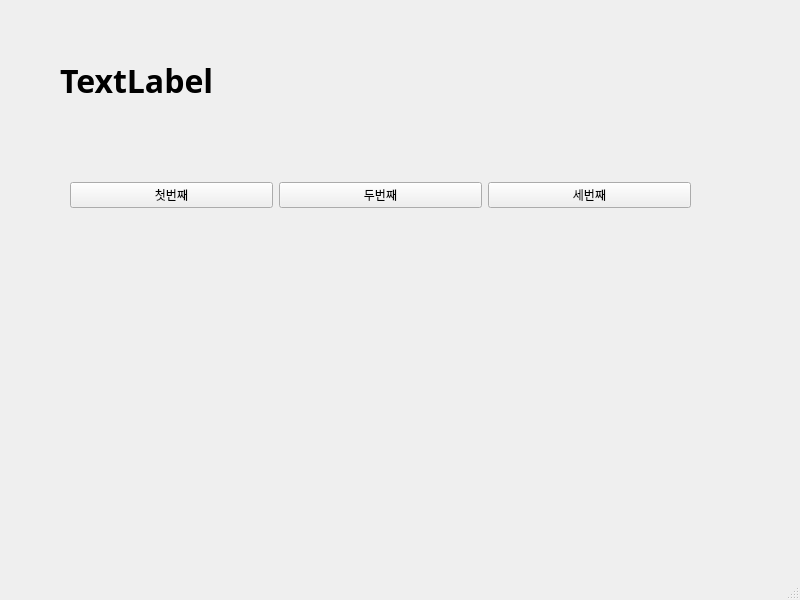
<?xml version="1.0" encoding="UTF-8"?>
<ui version="4.0">
 <class>MainWindow</class>
 <widget class="QMainWindow" name="MainWindow">
  <property name="geometry">
   <rect>
    <x>0</x>
    <y>0</y>
    <width>800</width>
    <height>600</height>
   </rect>
  </property>
  <property name="windowTitle">
   <string>MainWindow</string>
  </property>
  <widget class="QWidget" name="centralwidget">
   <widget class="QWidget" name="horizontalLayoutWidget">
    <property name="geometry">
     <rect>
      <x>70</x>
      <y>140</y>
      <width>621</width>
      <height>111</height>
     </rect>
    </property>
    <layout class="QHBoxLayout" name="horizontalLayout">
     <item>
      <widget class="QPushButton" name="pushButton">
       <property name="text">
        <string>첫번째</string>
       </property>
      </widget>
     </item>
     <item>
      <widget class="QPushButton" name="pushButton_3">
       <property name="text">
        <string>두번째</string>
       </property>
      </widget>
     </item>
     <item>
      <widget class="QPushButton" name="pushButton_2">
       <property name="text">
        <string>세번째</string>
       </property>
      </widget>
     </item>
    </layout>
   </widget>
   <widget class="QLabel" name="label">
    <property name="geometry">
     <rect>
      <x>60</x>
      <y>50</y>
      <width>641</width>
      <height>61</height>
     </rect>
    </property>
    <property name="font">
     <font>
      <family>맑은 고딕</family>
      <pointsize>24</pointsize>
      <weight>75</weight>
      <bold>true</bold>
     </font>
    </property>
    <property name="text">
     <string>TextLabel</string>
    </property>
   </widget>
  </widget>
  <widget class="QMenuBar" name="menubar">
   <property name="geometry">
    <rect>
     <x>0</x>
     <y>0</y>
     <width>800</width>
     <height>26</height>
    </rect>
   </property>
  </widget>
  <widget class="QStatusBar" name="statusbar"/>
 </widget>
 <resources/>
 <connections>
  <connection>
   <sender>pushButton</sender>
   <signal>clicked()</signal>
   <receiver>MainWindow</receiver>
   <slot>firstClick()</slot>
   <hints>
    <hint type="sourcelabel">
     <x>128</x>
     <y>215</y>
    </hint>
    <hint type="destinationlabel">
     <x>192</x>
     <y>287</y>
    </hint>
   </hints>
  </connection>
  <connection>
   <sender>pushButton_3</sender>
   <signal>clicked()</signal>
   <receiver>MainWindow</receiver>
   <slot>secondClick()</slot>
   <hints>
    <hint type="sourcelabel">
     <x>339</x>
     <y>214</y>
    </hint>
    <hint type="destinationlabel">
     <x>404</x>
     <y>283</y>
    </hint>
   </hints>
  </connection>
  <connection>
   <sender>pushButton_2</sender>
   <signal>clicked()</signal>
   <receiver>MainWindow</receiver>
   <slot>thirdClick()</slot>
   <hints>
    <hint type="sourcelabel">
     <x>588</x>
     <y>218</y>
    </hint>
    <hint type="destinationlabel">
     <x>636</x>
     <y>271</y>
    </hint>
   </hints>
  </connection>
 </connections>
 <slots>
  <slot>firstClick()</slot>
  <slot>secondClick()</slot>
  <slot>thirdClick()</slot>
 </slots>
</ui>
